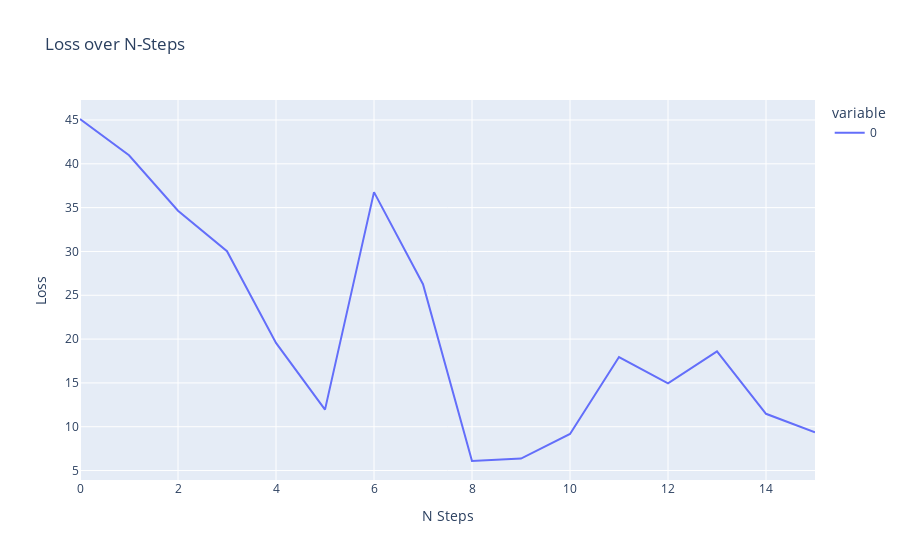

The code cell stored with this chart in its notebook:
### Code cell
pipe = GymTransformBlock(agent=None,n=1000,bs=64)(['Pendulum-v1'])
pipe = StepBatcher(pipe)

actor = Actor(3,1)
critic = Critic(3,1)

pipe = SoftTargetUpdater(pipe,critic)
pipe = CriticLossProcessor(pipe,critic,actor)

pipe_loss = LossCollector(pipe,main_buffers=[[]])
pipe = BasicOptStepper(pipe_loss,critic,1e-3)
list(pipe)
pipe_loss.show()

### Figure 1 — Plotly figure (JSON) as saved in the notebook; plotly's stock layout.template omitted (floating-point values rounded to 4 significant figures)
{"data": [{"hovertemplate": "variable=0<br>N Steps=%{x}<br>Loss=%{y}<extra></extra>", "legendgroup": "0", "line": {"color": "#636efa", "dash": "solid"}, "marker": {"symbol": "circle"}, "mode": "lines", "name": "0", "orientation": "v", "showlegend": true, "type": "scatter", "x": [0, 1, 2, 3, 4, 5, 6, 7, 8, 9, 10, 11, 12, 13, 14, 15], "xaxis": "x", "y": [45.11, 40.98, 34.65, 30.02, 19.57, 11.96, 36.77, 26.27, 6.091, 6.37, 9.181, 17.95, 14.94, 18.59, 11.47, 9.371], "yaxis": "y"}], "layout": {"legend": {"title": {"text": "variable"}, "tracegroupgap": 0}, "title": {"text": "Loss over N-Steps"}, "xaxis": {"anchor": "y", "domain": [0, 1], "title": {"text": "N Steps"}}, "yaxis": {"anchor": "x", "domain": [0, 1], "title": {"text": "Loss"}}}}
